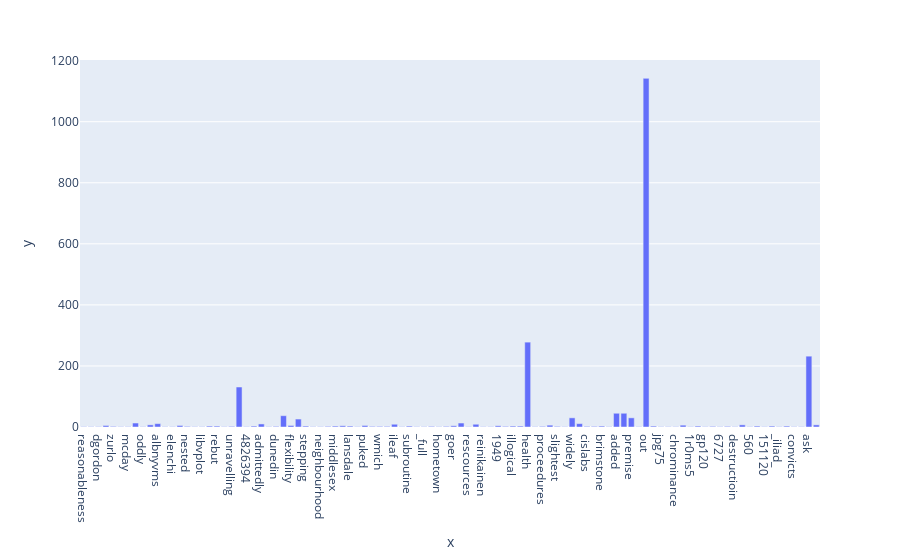

Source (notebook cell):
### Markdown cell above
### >>> **Exercise 13 (take home):** 
The chart above only contains 300 vocabulary in the documents, and it's already computationally intensive to both compute and visualize. Can you efficiently reduce the number of terms you want to visualize as an exercise.

### Code cell
# Answer here
# random sampling 100 data
random_choice = np.random.choice(len(term_frequencies), 100 , replace=False)
random_bar = px.bar(x=count_vect.get_feature_names_out()[random_choice], 
            y=term_frequencies[random_choice])
random_bar.show()

### Figure 1 — Plotly figure (JSON) as saved in the notebook; plotly's stock layout.template omitted (floating-point values rounded to 4 significant figures)
{"data": [{"alignmentgroup": "True", "hovertemplate": "x=%{x}<br>y=%{y}<extra></extra>", "legendgroup": "", "marker": {"color": "#636efa", "pattern": {"shape": ""}}, "name": "", "offsetgroup": "", "orientation": "v", "showlegend": false, "textposition": "auto", "type": "bar", "x": ["reasonableness", "vermes", "dgordon", "masking", "zurlo", "57025", "mcday", "hominem", "oddly", "guerra", "albnyvms", "mapii", "elenchi", "tilt", "nested", "spirochete", "libvplot", "x1", "rebut", "163738", "unravelling", "marriage", "4826394", "receives", "admittedly", "aa09923", "dunedin", "discussions", "flexibility", "abstinence", "stepping", "leveling", "neighbourhood", "brotherman", "middlesex", "novelty", "lansdale", "meaningfully", "puked", "reactionary", "wmich", "obs", "ileaf", "161858", "subroutine", "c5ubrn", "_full", "sockets", "hometown", "7414", "goer", "utterly", "rescources", "paste", "reinikainen", "_personal_", "1949", "css", "illogical", "notables", "health", "numberable", "proceedures", "disciplines", "slightest", "eliminates", "widely", "henling", "cislabs", "swedishchef", "brimstone", "3684", "added", "discovered", "premise", "esacpe", "out", "aau", "jpg75", "gigabytes", "chrominance", "dhhs", "1r0ms5", "proberts", "gp120", "wansaicheong", "6727", "shorthand", "destructioin", "delivery", "560", "freezing", "151120", "914", "_iliad_", "ware", "convicts", "freddie", "ask", "graphlib"], "xaxis": "x", "y": [1, 1, 1, 5, 2, 1, 1, 13, 1, 7, 11, 1, 1, 5, 2, 1, 1, 3, 3, 1, 2, 131, 1, 3, 10, 1, 2, 37, 5, 26, 3, 1, 1, 2, 3, 4, 3, 1, 5, 2, 2, 2, 9, 1, 3, 1, 1, 2, 1, 2, 4, 13, 1, 9, 1, 1, 4, 2, 3, 3, 278, 1, 2, 6, 2, 1, 30, 11, 2, 2, 3, 1, 45, 45, 30, 1, 1142, 3, 1, 1, 1, 6, 1, 3, 1, 2, 1, 2, 1, 7, 1, 3, 1, 3, 1, 3, 1, 1, 232, 7], "yaxis": "y"}], "layout": {"barmode": "relative", "legend": {"tracegroupgap": 0}, "margin": {"t": 60}, "xaxis": {"anchor": "y", "domain": [0, 1], "title": {"text": "x"}}, "yaxis": {"anchor": "x", "domain": [0, 1], "title": {"text": "y"}}}}
